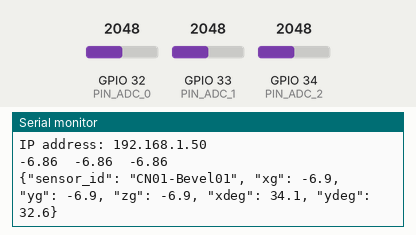
Recording of a sketch running on a simulated ESP32. On the bench: the last lines printed to the serial monitor. The inputs (shaded band) are chosen by the test bench; at power-on: GPIO 32 (PIN_ADC_0) = 2048, GPIO 33 (PIN_ADC_1) = 2048, GPIO 34 (PIN_ADC_2) = 2048. WiFi joins after 1.5 s; servers stay silent unless stated; uploads are accepted with an empty reply.

Above: at 2.7 s.
2.8 s: GPIO 32 (PIN_ADC_0) set to 2866
At 4.1 s:
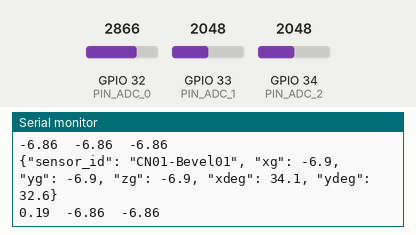
4.3 s: GPIO 33 (PIN_ADC_1) set to 2866
At 5.5 s:
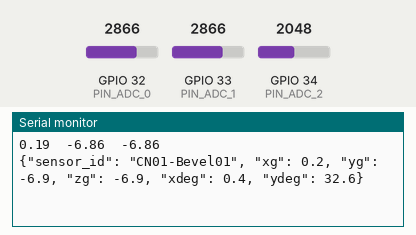
5.8 s: GPIO 34 (PIN_ADC_2) set to 2866
At 7.2 s:
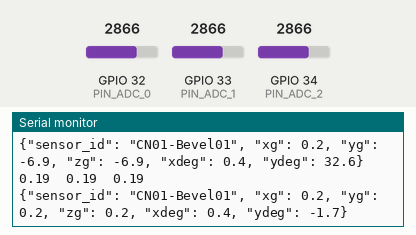
7.3 s: GPIO 32 (PIN_ADC_0) set to 3603
At 8.6 s:
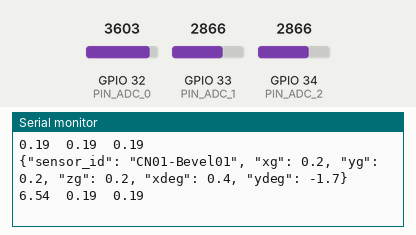
8.8 s: GPIO 33 (PIN_ADC_1) set to 3603
At 9.6 s:
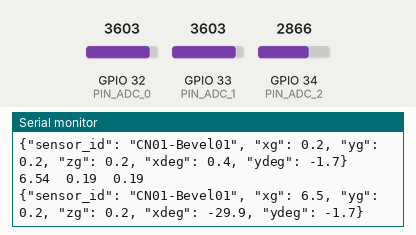
10.3 s: GPIO 34 (PIN_ADC_2) set to 3603
At 12.3 s:
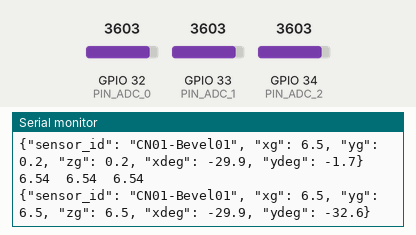
Timing chart, 0 to 12.8 s (numbered marks = the images above; inputs shaded):
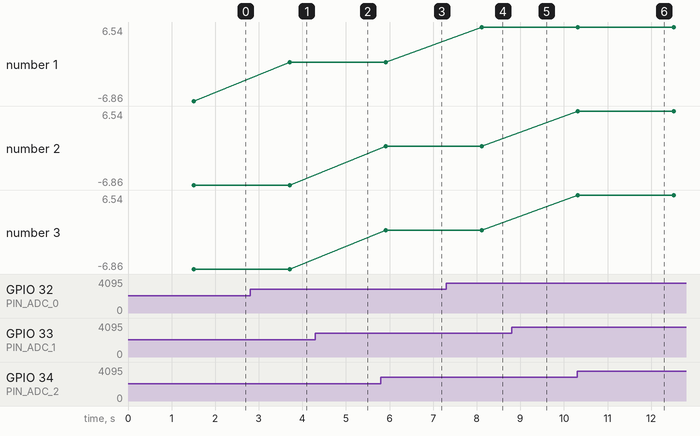

Measured:
- after the input at 2.8 s, the serial monitor: prints a new line after 0.91 s (image 1)
- after the input at 5.8 s, the serial monitor: prints a new line after 0.11 s (image 3)
- after the input at 7.3 s, the serial monitor: prints a new line after 0.81 s (image 4)
- after the input at 10.3 s, the serial monitor: prints a new line at once (image 6)
- plotted number 1: -6.86 → 0.19 after the input at 2.8 s, 0.19 → 6.54 after the input at 7.3 s

The sketch:

KXR94-2050_ESP32_wifi.ino
```cpp
//KRX94-2050 read by ESP32
#include <Wire.h>
#include <WiFi.h>
#include <ESPmDNS.h>

#include <WiFiUdp.h>
#include <HTTPClient.h>

const int PIN_ADC_0 = 32;
const int PIN_ADC_1 = 33;
const int PIN_ADC_2 = 34;

const float ADC_Drange = 4096.0;
const float ADC_Arange = 3600.0;//mV
// cal factors
const float cal_a = -1.16237;
const   float cal_b = 109.723;
const   float cal_c = -1.14131;
const    float cal_d = 108.227;
const float corr_x=3.0;
const float corr_y=2.25;

// data post setting
#define SENSOR_ID "CN01-Bevel01"
#define DBTAG "/bevel.log" // specify lag
#define FLUENTD_IP "10.37.0.210"
#define FLUENTD_PORT 8888


// wifi setting
const char* ssid = "pproomg";
const char* password = "kobeppphysics";

void setup() {
  Serial.begin(115200);
    WiFiSetup();

}


void WiFiSetup() {
  WiFi.mode(WIFI_STA);
  WiFi.begin(ssid, password);
  while (WiFi.waitForConnectResult() != WL_CONNECTED) {
    Serial.println("Connection Failed! Rebooting...");
    delay(5000);
    ESP.restart();
  }
  Serial.println("Ready");
  Serial.print("IP address: ");
  Serial.println(WiFi.localIP());
}


void loop() {
  // 地球の重力である1Gの加速度(m/s^2)
  float ms2 = 9.80665;

  // 電源電圧5V時のオフセット電圧(0G = 2.5V = 2500mV)
  //
  float offset_voltage = 2500.0;

  // XYZの電圧(mV)を取得する
  // original keep this for calibration
  float x =  (analogRead(PIN_ADC_0) / 1024.0) * 5.0 * 1000;
  float y =  (analogRead(PIN_ADC_1  ) / 1024.0) * 5.0 * 1000;
  float z =  (analogRead(PIN_ADC_2) / 1024.0) * 5.0 * 1000;

  // right voltage
  float Vx =  (analogRead(PIN_ADC_0) / ADC_Drange) * ADC_Arange- offset_voltage;
  float Vy =  (analogRead(PIN_ADC_1  ) / ADC_Drange) * ADC_Arange- offset_voltage;
  float Vz =  (analogRead(PIN_ADC_2) / ADC_Drange) * ADC_Arange- offset_voltage;


  // XYZからオフセット電圧を引いた電圧を求める
  x = x - offset_voltage;
  y = y - offset_voltage;
  z = z - offset_voltage;

  // XYZから重力を求める
  float xg = x / 1000.0;
  float yg = y / 1000.0;
  float zg = z / 1000.0;

  float Vxg = Vx / 1000.0*ms2;
  float Vyg = Vy / 1000.0*ms2;
  float Vzg = Vz / 1000.0*ms2;

 Serial.print(Vxg);    Serial.print("\t");
 Serial.print(Vyg);    Serial.print("\t");
 Serial.print(Vzg);    Serial.print("\n");


  // XYZの重力から加速度(m/s^2)を算出して出力する
//  Serial.print(xg * ms2);
//  Serial.print(xg * ms2);
//    Serial.print("\t");
//  Serial.print(" y : ");
//  Serial.print(yg * ms2);
//    Serial.print("\t");
//  Serial.print(" z : ");
//  Serial.print(zg * ms2);
//  Serial.println(" m/s^2");
//     Serial.print("\n");

//    Serial.print("\t");
//  Serial.print((xg * ms2 -cal_b)/cal_a);
//    Serial.print("\t");
//      Serial.print((yg * ms2 -cal_d)/cal_c);
//          Serial.print("\n");

//  postToFluentd(xg * ms2,yg * ms2,zg * ms2,(xg * ms2 -cal_b)/cal_c, (yg * ms2 -cal_d)/cal_c);
  postToFluentd(Vxg,Vyg,Vzg,(xg * ms2 -cal_b)/cal_a+corr_x, (yg * ms2 -cal_d)/cal_c+corr_y);

  delay(1000);
}

bool postToFluentd(float xg,float yg, float zg, float xdeg,float ydeg){
  HTTPClient http;
  http.begin(FLUENTD_IP, FLUENTD_PORT, DBTAG);
  delay(1000);
  http.addHeader("Content-Type", "application/x-www-form-urlencoded");
  char jsonStr[200];
  //sprintf(jsonStr, "{\"sensor_id\": \"%s\", \"load\": %3.3f}", SENSOR_ID, data);

  sprintf(jsonStr, "{\"sensor_id\": \"%s\", \"xg\": %.1f, \"yg\": %.1f, \"zg\": %.1f, \"xdeg\": %.1f, \"ydeg\": %.1f}"
,  SENSOR_ID,  xg , yg,zg,xdeg,ydeg);
  Serial.println(jsonStr);
  int code = http.POST(jsonStr); // POST data to na10
  http.end();
  if (code != HTTP_CODE_OK) {
    return false;
  }
  return true;
}
```
